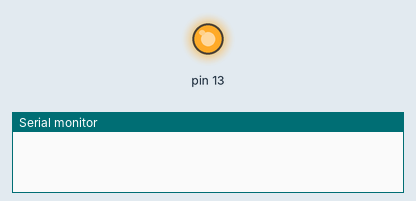
This sketch was run on a simulated Arduino Uno, built with avr-gcc and run on an emulated ATmega328P. Shown: output pins drawn as LEDs (lit = HIGH), the last lines printed to the serial monitor.

Above: at 0.1 s.
At 1.1 s:
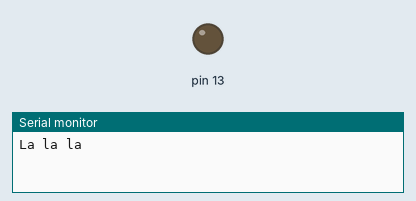
Timing chart, 0 to 2.6 s (numbered marks = the images above):
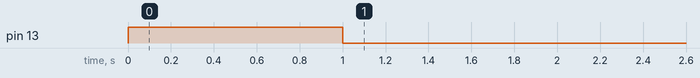

The sketch:

sketch_oct20a.ino
```cpp
void setup() {
  pinMode(13, OUTPUT);
  Serial.begin(9600);
  Serial.setTimeout(100);
  digitalWrite(13, HIGH);
  delay(1000);
  digitalWrite(13, LOW);
}

// the loop routine runs over and over again forever:
void loop() {
  if (Serial.available() > 0)
  {
    String incoming = Serial.readString();
    if(incoming[0] == '1' && incoming[1] == '3') digitalWrite(13, HIGH);
    else digitalWrite(13, LOW);
  }
  Serial.println("La la la");
  _delay_ms(1000);
}
```
